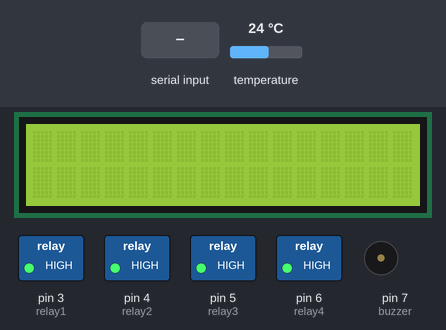
Bench run of a sketch on a simulated Arduino Uno, built with avr-gcc and run on an emulated ATmega328P. On the bench: 16×2 character LCD, switched loads named in the sketch (green lamp = pin HIGH), buzzer (waves = sounding). The inputs (shaded band) are chosen by the test bench; at power-on: temperature 24 °C. What the sketch prints to the serial monitor is not drawn.

Above: at 2.9 s.
3.0 s: "90,45\n" received over Serial
At 3.9 s:
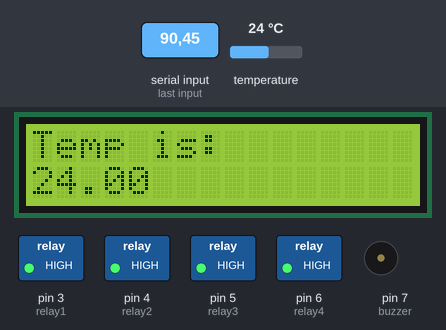
At 4.8 s:
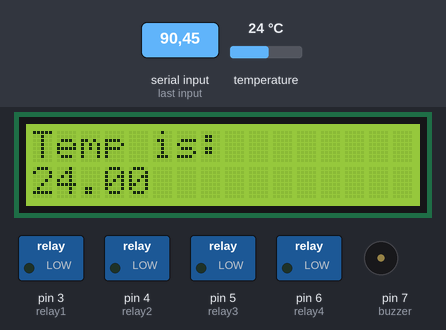
5.6 s: temperature set to 12 °C
At 9.4 s:
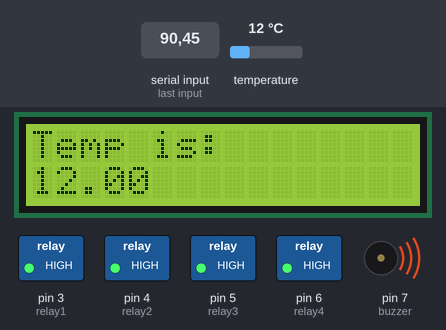
Timing chart, 0 to 18.6 s (numbered marks = the images above; inputs shaded):
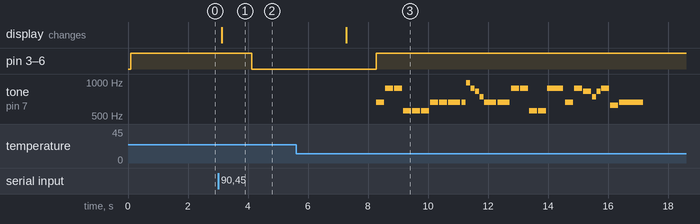

The sketch:

waterCode.ino
```cpp
// Libraries used
#include <OneWire.h>
#include <DallasTemperature.h>
#include <Wire.h>
#include <LiquidCrystal_I2C.h>


// Define values and ports
#define ONE_WIRE_BUS 2
int relay1 = 3;
int relay2 = 4;
int relay3 = 5;
int relay4 = 6;
float desiredTemperature = 0;
OneWire oneWire(ONE_WIRE_BUS);
DallasTemperature sensors(&oneWire);
DeviceAddress insideThermometer;
LiquidCrystal_I2C lcd(0x27, 16, 2);
#define NOTE_CS5 554
#define NOTE_DS5 622
#define NOTE_E5 659
#define NOTE_FS5 740
#define NOTE_GS5 831
#define NOTE_A5 880
#define NOTE_B5 988
int tempo = 100;
int buzzer = 7;
int melody[] = {
  NOTE_E5,
  8,
  NOTE_A5,
  8,
  NOTE_A5,
  8,
  NOTE_CS5,
  8,
  NOTE_CS5,
  8,
  NOTE_CS5,
  8,
  NOTE_E5,
  8,
  NOTE_E5,
  8,
  NOTE_E5,
  -8,
  NOTE_E5,
  16,
  NOTE_B5,
  16,
  NOTE_A5,
  16,
  NOTE_GS5,
  16,
  NOTE_FS5,
  16,
  NOTE_E5,
  -8,
  NOTE_E5,
  -8,
  NOTE_A5,
  8,
  NOTE_A5,
  8,
  NOTE_CS5,
  8,
  NOTE_CS5,
  8,
  NOTE_A5,
  4,
  NOTE_E5,
  8,
  NOTE_A5,
  8,
  NOTE_GS5,
  8,
  NOTE_FS5,
  16,
  NOTE_GS5,
  16,
  NOTE_A5,
  8,
  NOTE_DS5,
  8,
  NOTE_E5,
  -4,
};
int notes = sizeof(melody) / sizeof(melody[0]) / 2;
int wholenote = (60000 * 4) / tempo;
int divider = 0, noteDuration = 0;
bool temperatureWithinRange = false;
float readTemperature;


// Being initializing the program
void setup(void) {
  Serial.begin(9600);
  sensors.begin();


  lcd.init();
  lcd.backlight();


  if (!sensors.getAddress(insideThermometer, 0)) {
    Serial.println("Unable to find address for Device 0");
  }


  Serial.print("Device 0 Address: ");
  printAddress(insideThermometer);
  Serial.println();


  sensors.setResolution(insideThermometer, 9);


  Serial.print("Device 0 Resolution: ");
  Serial.print(sensors.getResolution(insideThermometer), DEC);
  Serial.println();


  pinMode(relay1, OUTPUT);
  pinMode(relay2, OUTPUT);
  pinMode(relay3, OUTPUT);
  pinMode(relay4, OUTPUT);


  digitalWrite(relay1, HIGH);
  digitalWrite(relay2, HIGH);
  digitalWrite(relay3, HIGH);
  digitalWrite(relay4, HIGH);
  delay(2000);


  // Prompt user for desired temperature
  Serial.println("Enter the desired temperature (in Celsius): ");
  while (Serial.available() == 0)
    ;
  desiredTemperature = Serial.parseFloat();
}


// LCD Display printing
void printTemperature(DeviceAddress deviceAddress) {
  float tempC = sensors.getTempC(deviceAddress);
  if (tempC == DEVICE_DISCONNECTED_C) {
    Serial.println("Error: Could not read temperature data");
    return;
  }
  lcd.clear();
  lcd.setCursor(0, 0);
  lcd.print("Temp is: ");
  lcd.setCursor(0, 1);
  lcd.print(tempC);
  readTemperature = tempC;
}


// Loop the motors to run
void loop(void) {
  if (temperatureWithinRange == false) {
    Serial.print("Requesting temperatures...");
    sensors.requestTemperatures();
    Serial.println("DONE");
    printTemperature(insideThermometer);
    Serial.println(readTemperature);
    delay(1000);


    digitalWrite(relay1, LOW);
    digitalWrite(relay2, LOW);
    digitalWrite(relay3, LOW);
    digitalWrite(relay4, LOW);
    delay(3000);


    // Continuously monitor temperature until it's within 2 degree of the desired temperature
    while (!temperatureWithinRange) {
      // Request temperature again
      Serial.print("Requesting temperatures...");
      sensors.requestTemperatures();
      Serial.println("DONE");
      float currentTemperature = sensors.getTempC(insideThermometer);
      if (currentTemperature != DEVICE_DISCONNECTED_C && currentTemperature < (desiredTemperature + 2)) {
        temperatureWithinRange = true;
      }
      printTemperature(insideThermometer);
      Serial.println(readTemperature);
      delay(1000);
    }


    // At this point, the temperature is within 1 degree of the desired temperature
    // Turn off the motors and play the melody
    digitalWrite(relay1, HIGH);
    digitalWrite(relay2, HIGH);
    digitalWrite(relay3, HIGH);
    digitalWrite(relay4, HIGH);
    for (int thisNote = 0; thisNote < notes * 2; thisNote = thisNote + 2) {
      divider = melody[thisNote + 1];
      if (divider > 0) {
        noteDuration = (wholenote) / divider;
      } else if (divider < 0) {
        noteDuration = (wholenote) / abs(divider);
        noteDuration *= 1.5;
      }
      tone(buzzer, melody[thisNote], noteDuration * 0.9);
      delay(noteDuration);
      noTone(buzzer);
    }
  }
  else {
    Serial.print("Requesting temperatures...");
    sensors.requestTemperatures();
    Serial.println("DONE");
    printTemperature(insideThermometer);
    Serial.println(readTemperature);
    delay(1000);
  }
}


void printAddress(DeviceAddress deviceAddress) {
  for (uint8_t i = 0; i < 8; i++) {
    if (deviceAddress[i] < 16) Serial.print("0");
    Serial.print(deviceAddress[i], HEX);
  }
}
```

Measured:
- after the input at 3.0 s, pin 3 (relay1), pin 4 (relay2), pin 5 (relay3), pin 6 (relay4): HIGH → LOW after 1.1 s; the display: changes after 0.13 s (image 1)
- after the input at 5.6 s, the display: changes after 1.7 s (image 3)
- by itself, tone on pin 7 (buzzer): plays 659 Hz for 0.27 s, 880 Hz for 0.27 s, 880 Hz for 0.27 s, 554 Hz for 0.27 s, 554 Hz for 0.27 s, 554 Hz for 0.27 s … (29 notes in this stretch)
